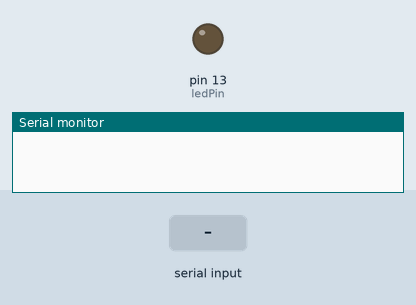
The sketch below on a simulated Arduino Uno, built with avr-gcc and run on an emulated ATmega328P. On the bench: output pins drawn as LEDs (lit = HIGH), the last lines printed to the serial monitor. Inputs (shaded band) come from the test bench.

Above: at 1.2 s.
1.3 s: "y" received over Serial
At 2.2 s:
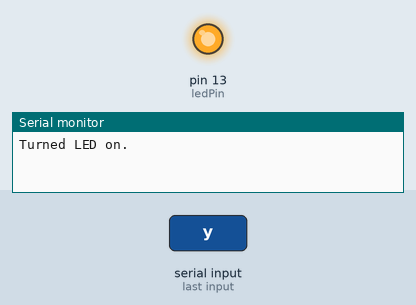
2.8 s: "n" received over Serial
At 3.3 s:
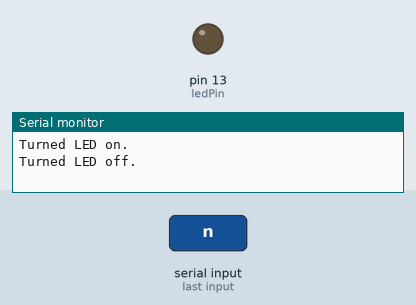
Timing chart, 0 to 5.8 s (numbered marks = the images above; inputs shaded):
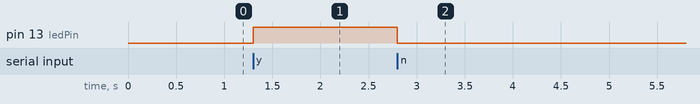

Measured:
- after the input at 1.3 s, pin 13 (ledPin): LOW → HIGH at once
- after the input at 2.8 s, pin 13 (ledPin): HIGH → LOW at once

The sketch:

RCU_ComputerCommands.ino
```cpp
/*
Serial Communication with a Computer
March 2015
Nick McComb
[mccombn@onid.oregonstate.edu]

Description:
This program turns on the on-board LED when the Arduino receives a 'y' over serial, and turns the LED off when it receives a 'n'.

Pseudocode:

-Check if there is an incoming data from the computer
  -If there is,
    -Check if the byte is a 'y'
	  -If it is,
	    -Turn the LED On
		-Output a message to the screen
	  -Else, do nothing
	-Check if the byte is a 'n'
	  -If it is,
	    -Turn the LED On
		-Output a message to the screen
  -Else, do nothing

*/

const int ledPin = 13;  //Sets the pin that the LED is using
char incomingByte;      //Character to hold the incoming byte

void setup(){
  Serial.begin(9600);          //Initializes the Serial object at 9600 baud
  pinMode(ledPin, OUTPUT);     //Sets the LED pin as an output
  digitalWrite(ledPin, LOW);   //Initializes the LED as off
}


void loop(){
  if (Serial.available()) {  //If we need to check anything
	incomingByte = Serial.read();  //Store the incoming byte in a variable
	if ( incomingByte == 'y' ) {   //Check if command to turn on
	  digitalWrite(ledPin, HIGH);  //Turn LED on
	  Serial.println("Turned LED on.");
	}
	else if (incomingByte == 'n'){ //Check if command to turn off led
	  digitalWrite(ledPin, LOW);   //Turn LED off
	  Serial.println("Turned LED off.");
	}
	else {
		//Do nothing
	}
  }
}
```
